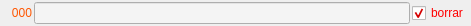
<?xml version="1.0" encoding="UTF-8"?>
<ui version="4.0">
 <class>ArtistaSeleccion</class>
 <widget class="QWidget" name="ArtistaSeleccion">
  <property name="geometry">
   <rect>
    <x>0</x>
    <y>0</y>
    <width>471</width>
    <height>26</height>
   </rect>
  </property>
  <property name="windowTitle">
   <string>Form</string>
  </property>
  <layout class="QHBoxLayout" name="horizontalLayout">
   <property name="spacing">
    <number>2</number>
   </property>
   <property name="leftMargin">
    <number>2</number>
   </property>
   <property name="topMargin">
    <number>2</number>
   </property>
   <property name="rightMargin">
    <number>2</number>
   </property>
   <property name="bottomMargin">
    <number>2</number>
   </property>
   <item>
    <widget class="QLabel" name="label_item_numero">
     <property name="minimumSize">
      <size>
       <width>30</width>
       <height>0</height>
      </size>
     </property>
     <property name="font">
      <font>
       <family>Ubuntu</family>
       <pointsize>9</pointsize>
       <weight>50</weight>
       <bold>false</bold>
      </font>
     </property>
     <property name="styleSheet">
      <string notr="true">color: rgb(255, 85, 0);</string>
     </property>
     <property name="text">
      <string>000</string>
     </property>
     <property name="alignment">
      <set>Qt::AlignRight|Qt::AlignTrailing|Qt::AlignVCenter</set>
     </property>
    </widget>
   </item>
   <item>
    <widget class="QLineEdit" name="lineEdit_artista">
     <property name="styleSheet">
      <string notr="true">background-color: rgb(244, 244, 244);
color: rgb(34, 34, 102);</string>
     </property>
     <property name="readOnly">
      <bool>true</bool>
     </property>
    </widget>
   </item>
   <item>
    <widget class="QCheckBox" name="checkBox_borrado">
     <property name="styleSheet">
      <string notr="true">color: rgb(255, 0, 0);</string>
     </property>
     <property name="text">
      <string>borrar</string>
     </property>
     <property name="checked">
      <bool>true</bool>
     </property>
    </widget>
   </item>
  </layout>
 </widget>
 <resources/>
 <connections/>
</ui>
